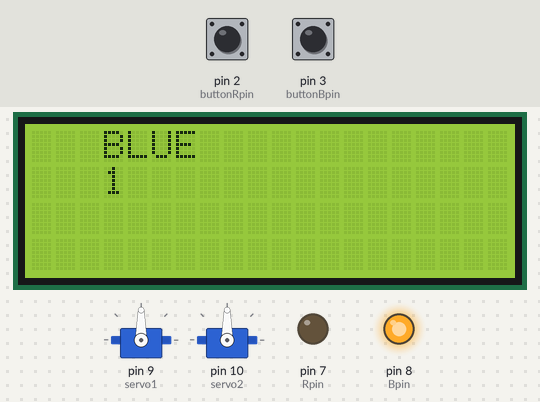
A sketch run on a simulated Arduino Uno, built with avr-gcc and run on an emulated ATmega328P. Parts: 20×4 character LCD, 2 × servo, output pins drawn as LEDs (lit = HIGH). The inputs (shaded band) are chosen by the test bench; at power-on: pin 2 (buttonRpin) HIGH, pin 3 (buttonBpin) HIGH. Random numbers use the default seed unless the sketch sets one.

Above: at 1.3 s.
1.4 s: pin 2 (buttonRpin) pulled LOW for 1.25 s
6.7 s: pin 3 (buttonBpin) pulled LOW for 1.25 s
At 9.6 s:
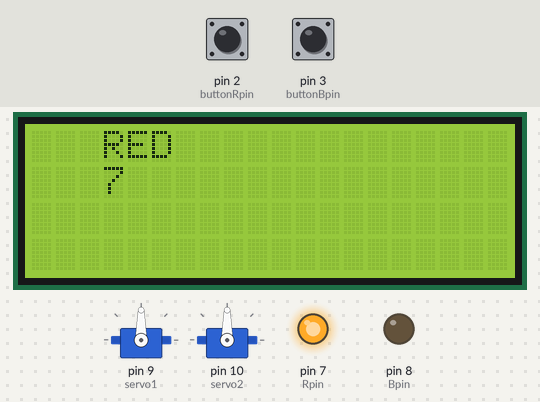
10.7 s: pin 3 (buttonBpin) pulled LOW for 1.25 s
13.7 s: pin 2 (buttonRpin) pulled LOW for 1.25 s
At 19.0 s:
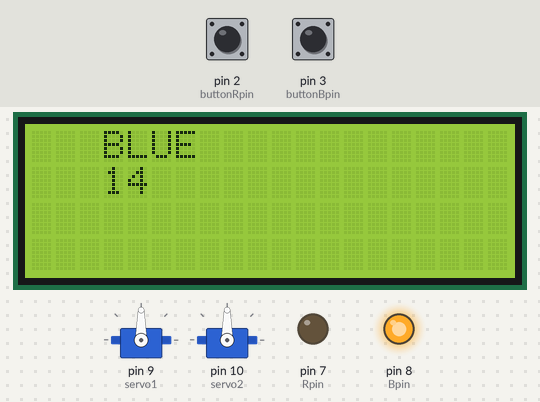
Timing chart, 0 to 20.0 s (numbered marks = the images above; inputs shaded):
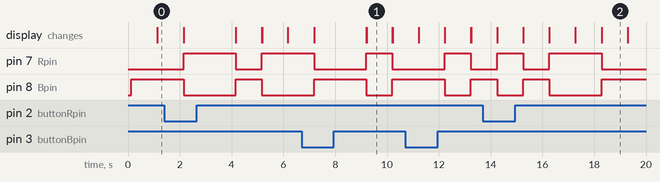

The sketch:

sketch_may19a.ino
```cpp
#include <Wire.h>
#include <LiquidCrystal_I2C.h>
#include <stdio.h>
#include <time.h>
#include <stdlib.h>
#include <Servo.h>

LiquidCrystal_I2C lcd(0x27,20,4);

int Rpin = 7;
int Bpin = 8;
int buttonRpin = 2;
int buttonBpin = 3;
int right = 0;
int buttonpin[3] = {4,5,6};

Servo servo1;
Servo servo2;

void setup() {
  lcd.init();
  lcd.init();
  srand(time(NULL));

  pinMode(Rpin, OUTPUT);
  pinMode(Bpin, OUTPUT);
  pinMode(buttonRpin, INPUT_PULLUP);
  pinMode(buttonBpin, INPUT_PULLUP);
  for (int i = 0; i<=2; i++) {
    pinMode(buttonpin[i], INPUT_PULLUP);
  }
  Serial.begin(115200);

  servo1.attach(9);
  servo2.attach(10);
}

void loop() {
  int rand = random(100) % 2;
  int updown = random(100) % 2;
  int clicked = 0;
  if (rand == 0) {
    analogWrite(Rpin, 255);
    analogWrite(Bpin, 0);
    lcd.backlight();
    lcd.setCursor(3,0);
    lcd.print("RED ");
  } else {
    analogWrite(Rpin, 0);
    analogWrite(Bpin, 255);
    lcd.backlight();
    lcd.setCursor(3,0);
    lcd.print("BLUE");
  }
  while (clicked == 0) {
    if (digitalRead(buttonRpin) == HIGH) {
      clicked = 1;
      if (rand == 0) {
        right += 1;
      } else {
        right += 0;
      }
    }
    if (digitalRead(buttonBpin) == HIGH) {
      clicked = 1;
      if (rand == 1) {
        right += 1;
      } else {
        right += 0;
      }
    }
  }

  digitalWrite(9, LOW);
  digitalWrite(11, LOW);

  delay(1000);
  lcd.backlight();
  lcd.setCursor(3,1);
  lcd.print(right);
}
```

Measured:
- what the display in image 2 shows lasts 1.0 s, from 18.3 s to 19.3 s
